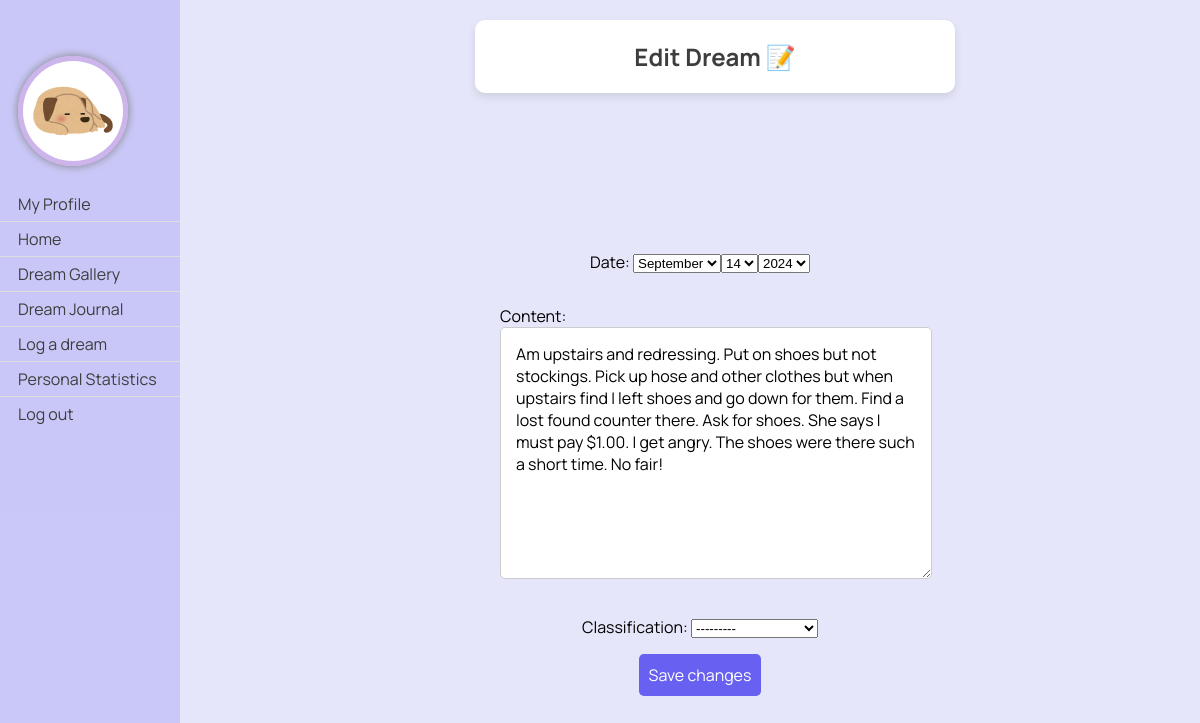
The page /dreams/edit_dream/341/ (signed in) on the database its author committed.
### dreams/models.py (models this page shows, shortened)
class Profile(models.Model):
    user = models.OneToOneField(User, on_delete=models.CASCADE)
    avatar = models.CharField(max_length=100, choices=[
        ('1.jpg', 'Picture 1'),
        ('3.jpg', 'Picture 3'),
        ('4.jpg', 'Picture 4'),
        ('5.jpg', 'Picture 5'),
        ('6.jpg', 'Picture 6'),
        ('7.jpg', 'Picture 7'),
        ('8.jpg', 'Picture 8'),
        ('9.jpg', 'Picture 9'),
        ('10.jpg', 'Picture 10'),
        ('11.jpg', 'Picture 11'),
        ('12.jpg', 'Picture 12'),
        ('13.jpg', 'Picture 13'),
    ],
                              default='1.jpg')
    bio = models.TextField()

class Dream(models.Model):
    classification_options = [
        ('0', 'Nightmare'),
        ('1', 'Mundane Dream'),
        ('2', 'Lucid Dream'),
        ('3', 'Existential Dream'),
    ]
    user = models.ForeignKey(User, on_delete=models.CASCADE)
    date = models.DateField()
    time = models.TimeField(default=timezone.now)
    content = models.TextField()
    shared = models.BooleanField(default=False)
    anon = models.BooleanField(default=False)
    processed = models.BooleanField(default=False)
    is_favorite = models.BooleanField(default=False)
    keywords = models.JSONField(default=list, blank=True)
    classification = models.CharField(max_length=1, choices=classification_options, blank=True, null=True, default='')
    characters = models.JSONField(default=list, blank=True)
    places = models.JSONField(default=list, blank=True)
    emotion = models.CharField(max_length=20, blank=True)
    emotion_options = ['anger', 'apprehension', 'sadness', 'confusion', 'happiness', '']
    optional_titles = models.JSONField(default=list, blank=True)
    title = models.TextField(blank=True)
    User.add_to_class('is_new', models.BooleanField(default=True))

### dreams/views.py (the view)
# urls.py: path('edit_dream/<int:dream_id>/', views.edit_dream, name='edit_dream'),
@login_required
def edit_dream(request, dream_id):
    dream = get_object_or_404(Dream, id=dream_id)
    dream_bc = dream.content
    if request.method == 'POST':
        form = DreamForm(request.POST, instance=dream)
        if form.is_valid():
            dream_ac = form.cleaned_data['content']
            dream_date = form.cleaned_data['date']
            dream_time = form.cleaned_data.get('time', dream.time)
            if dream_date > date.today():
                form.add_error('date', 'The date cannot be in the future.')
            elif dream_date < date(1970, 1, 1):
                form.add_error('date', 'The date cannot be earlier than 1970.')
            if not form.errors:
                dream.date = dream_date
                dream.time = dream_time
                dream.classification = form.cleaned_data['classification']
                if dream_bc != dream_ac:
                    dream.content = dream_ac
                    dream.add_metadata()  # only generate metadata again if content was changed
                    remove_dream_from_collection(dream.id) #just try this again (delulu queen), if it doesnt work change back
                    add_dream_to_collection(dream.id, dream.content)
                dream.save()
                return redirect('dreams:dream_journal')
    else:
        form = DreamForm(instance=dream)
    return render(request, 'dreams/edit_dream.html', {'form': form})

### dreams/forms.py
class DreamForm(forms.ModelForm):
    current_day = date.today()
    current_year = current_day.year
    date = forms.DateField(label='Date', widget=forms.SelectDateWidget(years=range(1970, current_year+1)), required=False)
    class Meta:
        model = Dream
        fields = ['date', 'content', 'classification']

### dreams/templates/dreams/edit_dream.html (shortened to what this page needs)
{% load static %}
<!DOCTYPE html>
<html lang="en">
<head>
    <link rel="stylesheet" type="text/css" href="{% static 'css/styles.css' %}">
</head>
<body>
    <div class="sidenav">
        <a href="{% url 'dreams:profile' %}" class="profile-link">
            <img src="{% static 'pfps/'|add:user.profile.avatar %}"
                 style="width: 100px; height: 100px; border-radius: 50%; border: 5px solid #cdb4eb; box-shadow: 0 0 10px #808080;">
            <br></br>
            <span>My Profile</span>
        </a>
        <a href="/">Home</a>
        <a href="{% url 'dreams:gallery' %}">Dream Gallery</a>
        <a href="{% url 'dreams:dream_journal' %}">Dream Journal</a>
        <a href="{% url 'dreams:log_dream' %}">Log a dream</a>
        <a href="{% url 'dreams:personal_statistics' %}">Personal Statistics</a>
        <a href="{% url 'logout' %}">Log out</a>
    </div>
    <div class="header">
        <h2>Edit Dream 📝</h2>
    </div>
    <div class="container">
        <form class="form-container" method="post">
            {{ form.as_p }}
            <button type="submit">Save changes</button>
        </form>
    </div>
</body>
</html>

### static/css/styles.css (style rules this page uses)
body { font-family: 'Manrope', -apple-system, BlinkMacSystemFont, "Segoe UI", Roboto, Oxygen-Sans, Ubuntu, Cantarell, "Helvetica Neue", sans-serif; margin: 0; padding: 0; background-color: #E6E6FA; }
.button, button { font-family: 'Manrope', sans-serif; background-color: white; color: rgba(103, 96, 240); text-decoration: none; padding: 10px 20px; border: none; border-radius: 5px; font-size: 18px; cursor: pointer; width: 200px; height: 50px; display: inline-flex; align-items: center; justify-content: center; transition: background-color 0.3s, color 0.3s; }

### dreams/templates/dreams/edit_dream.html (style rules this page uses)
body, html { margin: 0; padding: 0; width: 100%; height: 100%; font-family: 'Manrope', -apple-system, BlinkMacSystemFont, "Segoe UI", Roboto, Oxygen-Sans, Ubuntu, Cantarell, "Helvetica Neue", sans-serif; display: flex; flex-direction: column; justify-content: space-between; align-items: center; }
.sidenav { height: 100%; width: 180px; position: fixed; z-index: 1; top: 0; left: 0; background-color: rgba(103, 96, 240, 0.224); overflow-x: hidden; padding-top: 50px; }
.sidenav a { padding: 6px 8px 6px 18px; text-decoration: none; font-size: 16px; color: #3D3D3D; display: block; border-bottom: 1px solid #ddd; }
.sidenav a:last-child { border-bottom: none; }
.container { display: flex; flex-direction: column; font-family: 'Manrope'; justify-content: center; align-items: center; width: calc(100% - 200px); height: calc(100vh - 150px); margin-left: 200px; z-index: 1; }
.header { background: #FFFFFF; border-radius: 10px; color: #3D3D3D; display: flex; flex-direction:column; align-items:center; box-shadow: 0 4px 8px rgba(0, 0, 0, 0.1); width: 40%; margin-left: 230px; margin-bottom: 40px; text-align: center; margin-top: 20px; }
.form-container { width: 100%; max-width: 400px; margin-bottom: 20px; display: flex; flex-direction: column; align-items: center; }
.form-container input[type="text"], .form-container textarea { width: 100%; padding: 15px; border: 1px solid #ccc; font-family: 'Manrope'; border-radius: 5px; font-size: 16px; }
.form-container button[type="submit"] { padding: 10px; border: none; border-radius: 5px; font-family: 'Manrope'; width: auto; height: auto; background-color: rgba(103, 96, 240); color: white; font-size: 16px; cursor: pointer; transition: background-color 0.3s; font: inherit; }

### rows shown on the page
Dream: content "Am upstairs and redressing. Put on shoes but not stockings. Pick up hose and other clothes but when upstairs find I left shoes and go down for them. Find a lost found counter there. Ask for shoes. She says I must pay $1.00. I get angry. The shoes were there such a short time. No fair!", classification "---------"
